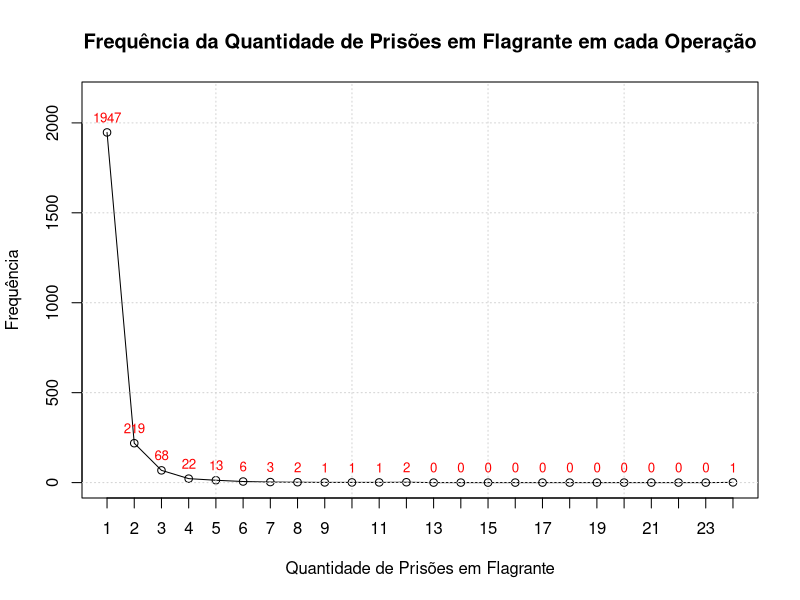

Write the R code that produced this figure.
# Ler os dados
dados <- read.csv("operacoes.csv")

# Selecionar apenas os dados maiores que 0 da variável de quantidades de prisões em flagrante
flagrante <- dados$Qtd.Prisao.em.Flagrante
flagrante <- flagrante[flagrante > 0]

# Contar a frequência de cada valor
frequencia <- table(flagrante)

# Criar um data frame a partir da tabela
dados <- data.frame(Valores = as.numeric(names(frequencia)), Frequencia = as.vector(frequencia))

# Criar um data frame com todos os valores de 1 a 24
todos_valores <- data.frame(Valores = 1:24)

# Incluir valores ausentes com frequência 0
dados_completos <- merge(todos_valores, dados, by = "Valores", all.x = TRUE)
# Substituir NA por 0
dados_completos[is.na(dados_completos$Frequencia), "Frequencia"] <- 0 

# Ajuste do limite superior do eixo y para aparecer textos
ylim_max <- max(dados_completos$Frequencia) * 1.1

# Plotar o gráfico de linhas
plot(dados_completos$Valores, dados_completos$Frequencia, type = "o",
     xlab = "Quantidade de Prisões em Flagrante",
     ylab = "Frequência",
     main = "Frequência da Quantidade de Prisões em Flagrante em cada Operação",
     xaxt = "n",
     ylim = c(0, ylim_max))
grid()

# Adicionar valores do eixo x
axis(1, at = seq(1, 24, by = 1))

# Adicionar rótulos com as frequências
text(dados_completos$Valores, dados_completos$Frequencia, labels = dados_completos$Frequencia, pos = 3, cex = 0.8, col = "red")
